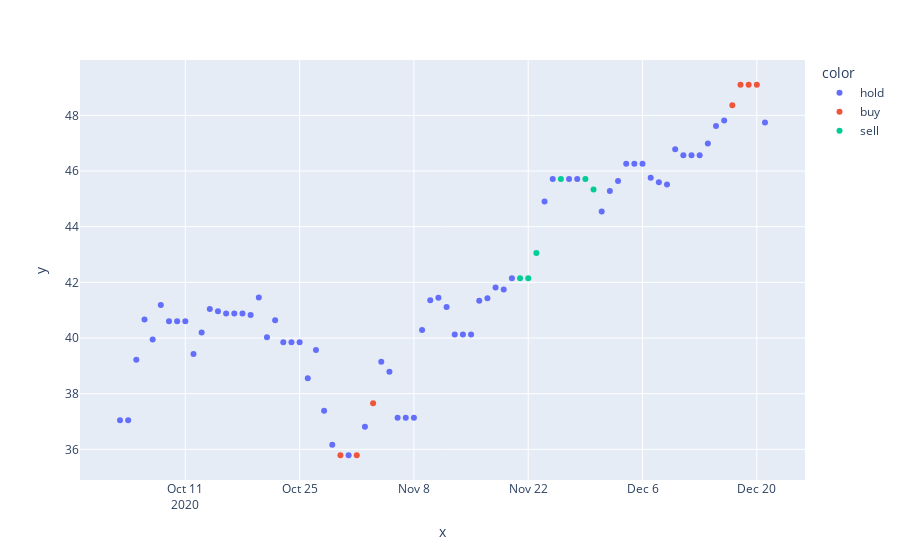

Source (notebook cell):
### Code cell
fig = px.scatter(x=test.index, y=test.target, color=y_pred)
fig.show()
